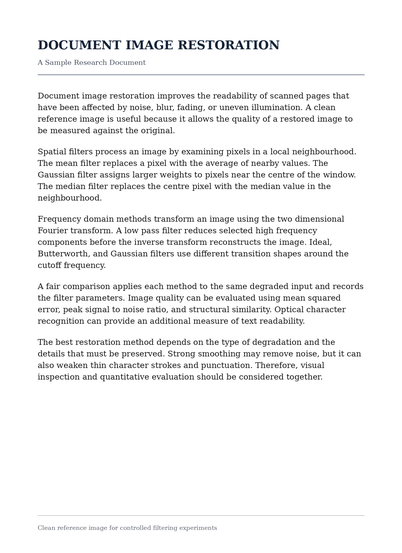
#> input picture Document-Restoration-Research/dataset/original/document1.png, 402 x 553 px, shrunk from 1600 x 2200 before the run
$ python main.py
#> lines starting #> are read from the running program, lines starting #| are printed output that depends on the picture
#| Image dimensions: (553, 402)
### Document-Restoration-Research/filters.py

import cv2
import numpy as np


# ---------------------------------
# 1. SPATIAL DOMAIN FILTERS
# ---------------------------------

def mean_filter(image):
    return cv2.blur(image, (5, 5))


def gaussian_filter(image):
    return cv2.GaussianBlur(image, (5, 5), 1.0)


def median_filter(image):
    return cv2.medianBlur(image, 5)


# ---------------------------------
# 2. FREQUENCY DOMAIN FILTERS
# ---------------------------------

def frequency_filter(image, filter_type, cutoff=100, order=2):

    # Convert image to floating point
    image_float = np.float32(image)

    # Apply 2D Fourier Transform
    fft = np.fft.fft2(image_float)

    # Shift zero frequency to centre
    fft_shift = np.fft.fftshift(fft)

    rows, cols = image.shape
    crow, ccol = rows // 2, cols // 2

    # Create frequency distance matrix
    u = np.arange(rows) - crow
    v = np.arange(cols) - ccol

    U, V = np.meshgrid(v, u)

    D = np.sqrt(U**2 + V**2)

    # Avoid division by zero
    D = np.maximum(D, 1e-10)

    # Create selected low-pass filter
    if filter_type == "ideal":

        H = np.zeros_like(D)
        H[D <= cutoff] = 1

    elif filter_type == "butterworth":

        H = 1 / (1 + (D / cutoff) ** (2 * order))

    elif filter_type == "gaussian":

        H = np.exp(-(D**2) / (2 * cutoff**2))

    else:
        raise ValueError("Unknown frequency filter type")

    # Apply frequency response
    filtered_fft = fft_shift * H

    # Inverse Fourier Transform
    inverse_shift = np.fft.ifftshift(filtered_fft)

    restored = np.fft.ifft2(inverse_shift)

    restored = np.real(restored)

    return np.clip(restored, 0, 255).astype(np.uint8)


def ideal_low_pass_filter(image):
    return frequency_filter(image, "ideal", cutoff=200)


def butterworth_low_pass_filter(image):
    return frequency_filter(
        image, "butterworth", cutoff=200, order=2
    )


def gaussian_low_pass_filter(image):
    return frequency_filter(image, "gaussian", cutoff=200)


# ---------------------------------
# 3. ALL SIX FILTERS
# ---------------------------------

def apply_all_filters(image):

    return {
        "Mean Filter": mean_filter(image),
        "Gaussian Filter": gaussian_filter(image),
        "Median Filter": median_filter(image),
        "Ideal LPF": ideal_low_pass_filter(image),
        "Butterworth LPF": butterworth_low_pass_filter(image),
        "Gaussian LPF": gaussian_low_pass_filter(image)
    }

### Document-Restoration-Research/main.py

import cv2
import numpy as np
import matplotlib.pyplot as plt
from pathlib import Path

# Project directories
BASE_DIR = Path(__file__).resolve().parent

INPUT_PATH = BASE_DIR / "dataset" / "original" / "document1.png"
OUTPUT_DIR = BASE_DIR / "dataset" / "degraded"
RESULT_DIR = BASE_DIR / "outputs"

OUTPUT_DIR.mkdir(parents=True, exist_ok=True)
RESULT_DIR.mkdir(parents=True, exist_ok=True)

# Reproducible random generator
rng = np.random.default_rng(42)


def add_gaussian_noise(image):
    """Add controlled Gaussian noise."""
    noise = rng.normal(0, 15, image.shape)
    noisy = image.astype(np.float32) + noise
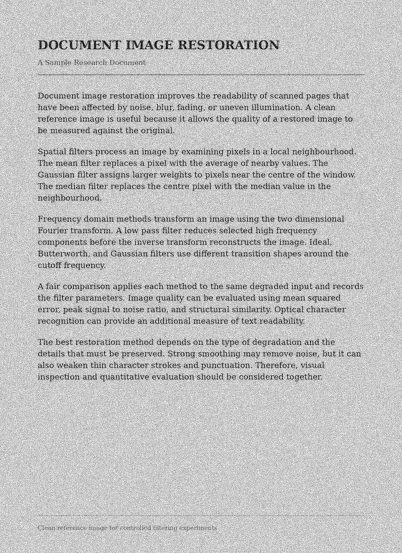
#> noisy: shape (553, 402) float64; min -32.54, max 329.9, mean 243.1; drawn with min black and max white
    return np.clip(noisy, 0, 255).astype(np.uint8)


def add_salt_pepper_noise(image, amount=0.03):
    """Add salt-and-pepper noise."""
#> called with amount = 0.03
    noisy = image.copy()

    random_values = rng.random(image.shape)

    noisy[random_values < amount / 2] = 0
    noisy[random_values > 1 - amount / 2] = 255
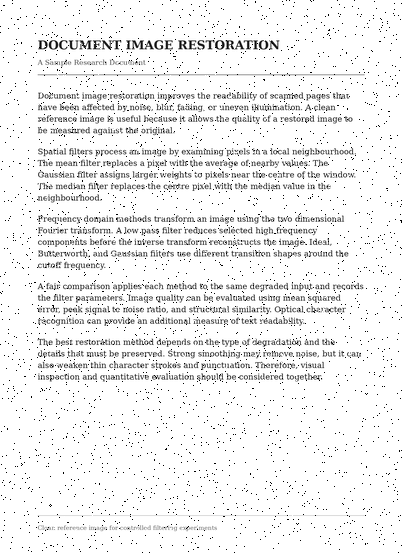
#> noisy: shape (553, 402); min 0, max 255, mean 239.7

    return noisy


def add_gaussian_blur(image):
    """Simulate scanning or camera blur."""
    return cv2.GaussianBlur(image, (5, 5), 1.2)
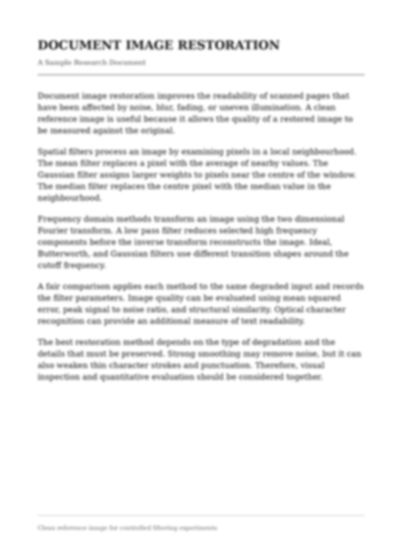
#> returned value: shape (553, 402); min 85, max 255, mean 243.1


def add_periodic_noise(image):
    """Add sinusoidal periodic interference."""
    height, width = image.shape
#> height = 553; width = 402

    x = np.arange(width)
#> x = 402 values from 0 to 401
    y = np.arange(height)
#> y = 553 values from 0 to 552

    X, Y = np.meshgrid(x, y)

    noise = 15 * np.sin(2 * np.pi * X / 30)

    noisy = image.astype(np.float32) + noise
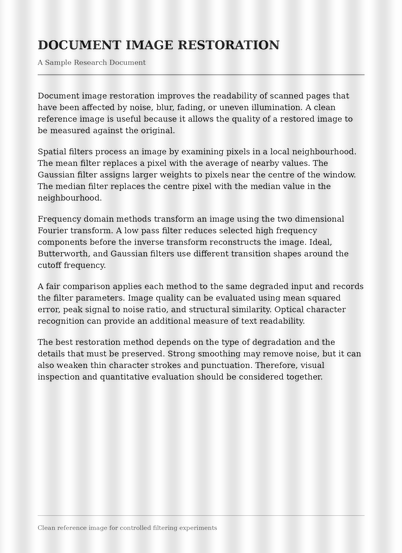
#> noisy: shape (553, 402) float64; min -12.92, max 269.9, mean 243.4; drawn with min black and max white

    return np.clip(noisy, 0, 255).astype(np.uint8)


def main():

    print("Starting document degradation experiment...")

    # Load clean reference image
    original = cv2.imread(str(INPUT_PATH), cv2.IMREAD_GRAYSCALE)

    if original is None:
        raise FileNotFoundError(
            f"Could not find image: {INPUT_PATH}"
        )

    print("Original image loaded successfully.")
    print("Image dimensions:", original.shape)

    # Generate four degraded images
    degraded_images = {
        "gaussian_noise": add_gaussian_noise(original),
        "salt_pepper_noise": add_salt_pepper_noise(original),
        "gaussian_blur": add_gaussian_blur(original),
        "periodic_noise": add_periodic_noise(original)
    }

    # Save degraded images
    for name, image in degraded_images.items():

        output_path = OUTPUT_DIR / f"{name}.png"

        cv2.imwrite(str(output_path), image)

        print(f"Saved: {output_path.name}")
#> this loop made 4 passes
#> name on passes 1 to 4: 'gaussian_noise', 'salt_pepper_noise', 'gaussian_blur', 'periodic_noise'
#| Saved: gaussian_noise.png
#| Saved: salt_pepper_noise.png
#| Saved: gaussian_blur.png
#| Saved: periodic_noise.png

    # Create visual comparison
    titles = [
        "Original",
        "Gaussian Noise",
        "Salt & Pepper",
        "Gaussian Blur",
        "Periodic Noise"
    ]

    images = [original] + list(degraded_images.values())
#> images = 5 items

    fig, axes = plt.subplots(1, 5, figsize=(20, 7))

    for ax, image, title in zip(axes, images, titles):

        ax.imshow(image, cmap="gray", vmin=0, vmax=255)
        ax.set_title(title)
        ax.axis("off")
#> this loop made 5 passes

    plt.tight_layout()

    comparison_path = RESULT_DIR / "degradation_comparison.png"

    plt.savefig(
        str(comparison_path),
        dpi=200,
        bbox_inches="tight"
    )

    plt.show()

    print("\nExperiment completed successfully!")
    print("Degraded images saved in:", OUTPUT_DIR)
    print("Comparison saved in:", comparison_path)


def run_restoration():

    from filters import apply_all_filters

    print("\nStarting restoration experiment...")

    degradation_types = [
        "gaussian_noise",
        "salt_pepper_noise",
        "gaussian_blur",
        "periodic_noise"
    ]

    for degradation in degradation_types:

        input_path = OUTPUT_DIR.parent / "degraded" / f"{degradation}.png"

        image = cv2.imread(str(input_path), cv2.IMREAD_GRAYSCALE)

        if image is None:
            print(f"Missing image: {input_path}")
            continue

        print(f"\nProcessing: {degradation}")

        restored_images = apply_all_filters(image)
#> in median_filter, `return cv2.medianBlur(image, 5)`:
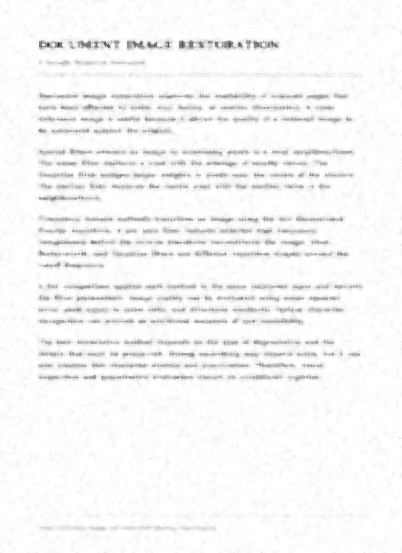
#> returned value: shape (553, 402); min 37, max 255, mean 246
#> call 2 of frequency_filter, with filter_type = 'butterworth', cutoff = 200, order = 2
#> in frequency_filter (call 2), `restored = np.real(restored)`:
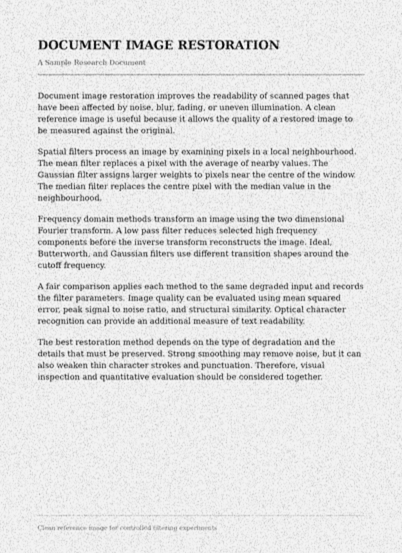
#> restored: shape (553, 402) float64; min -1.66, max 267.6, mean 237.7; drawn with min black and max white
#> restored_images = 6 items

        for filter_name, restored in restored_images.items():

            filename = f"{degradation}_{filter_name.lower().replace(' ', '_')}.png"

            save_path = BASE_DIR / "dataset" / "restored" / filename

            cv2.imwrite(str(save_path), restored)

            print(f"Saved: {filename}")
#> this loop made 6 passes
#| Saved: gaussian_noise_mean_filter.png
#| Saved: gaussian_noise_gaussian_filter.png
#| Saved: gaussian_noise_median_filter.png
#| Saved: gaussian_noise_ideal_lpf.png
#| Saved: gaussian_noise_butterworth_lpf.png
#| Saved: gaussian_noise_gaussian_lpf.png

    print("\nAll restoration experiments completed!")


if __name__ == "__main__":
    main()
    run_restoration()
